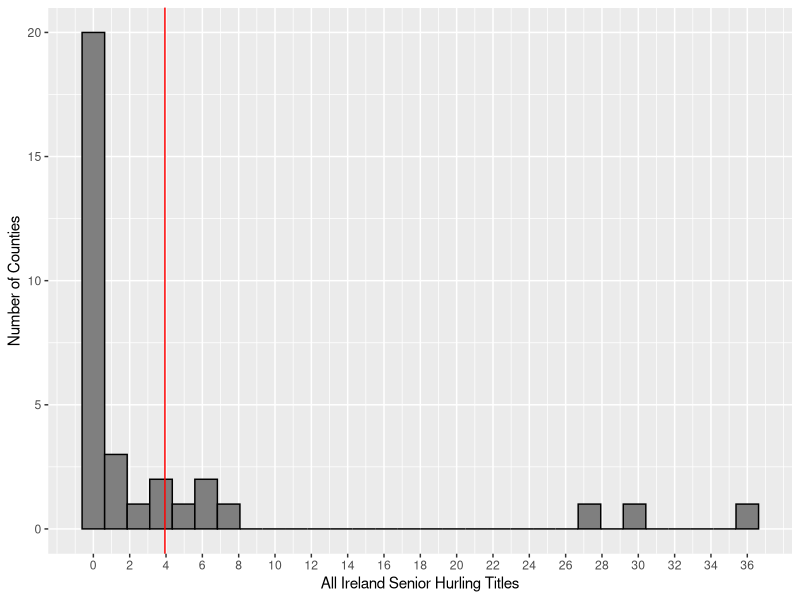

Here is the R script that generated this plot: (Note: this script raises an error after producing the figure.)
## Tutorial MT, 01

# Script to bootstrap means of All Ireland title per county

library(tidyverse)
library(gridExtra)


# Load data
df <- read.csv("data/gaa_champions.csv")

df %>% 
  arrange(- titles_football) %>% 
 # head() %>% 
  select(-titles_hurling)

df %>% 
  arrange(- titles_hurling) %>% 
 # head() %>% 
  select(-titles_football)


mean(df$titles_hurling)

ggplot(df, aes(x = titles_hurling)) +
  geom_histogram(colour = "black", fill = "grey50") + 
  scale_x_continuous(breaks = c(seq(0, 36, 2))) +
  geom_vline(xintercept = mean(df$titles_hurling), colour = "red") +
  labs(x = "All Ireland Senior Hurling Titles", y = "Number of Counties") +
ggsave("plots/mt_01_hurling.pdf", width = 5, height = 3)

ggplot(df, aes(x = titles_football)) +
  geom_histogram() + 
  geom_histogram(colour = "black", fill = "grey50") + 
  scale_x_continuous(breaks = c(seq(0, 36, 2))) +
  geom_vline(xintercept = mean(df$titles_football), colour = "red") +
  labs(x = "All Ireland Senior Football Titles", y = "Number of Counties") +
ggsave("plots/mt_01_football.pdf", width = 5, height = 3)

boot.mean <-  function(x, B, binwidth=NULL, title) {
  n <-  length(x)
  boot.samples <-  matrix(sample(x, size = n*B, replace=TRUE), B, n)
  boot.statistics <-  apply(boot.samples, 1, mean)
  se <-  sd(boot.statistics)
  if (is.null(binwidth))
    binwidth = diff(range(boot.statistics)) / 30
  p <-  ggplot(data.frame(x=boot.statistics),aes(x = x)) +
    geom_histogram(aes(y = ..density..), binwidth = binwidth, colour = "black", fill = "grey50") + 
    geom_density(color = "red") +
    labs(x = "Sampling distribution of the sample mean") +
    ggtitle(label = title)
  plot(p)
}

hurling <- with(df, boot.mean(titles_hurling, B = 1000, binwidth = 0.2, title = "Hurling")) 

football <- with(df, boot.mean(titles_football, B = 1000, binwidth = 0.2, title = "Football"))

pdf("plots/mt_01_sampling_means.pdf", width = 10, height = 4)
gridExtra::grid.arrange(hurling, football, nrow = 1)
dev.off()

